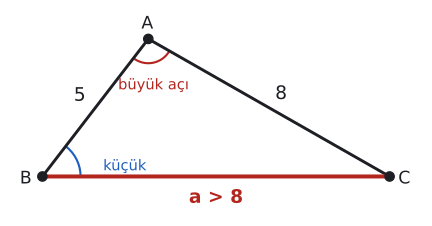

Recreate this plot in Python.
import sys; sys.path.insert(0, "tools")
from cizim import *

# Ders, örnek 5: |AC| = b = 8, |AB| = c = 5, m(A) > m(B) olduğundan a > 8. Çizimde a = |BC| = 10.
B = np.array([0.0, 0.0]); C = np.array([10.0, 0.0])
x = (10**2 + 5**2 - 8**2) / 20; A = np.array([x, np.sqrt(25 - x * x)])
def acisi(P, Q, R):
    u, v = Q - P, R - P; return np.degrees(np.arccos(u @ v / np.linalg.norm(u) / np.linalg.norm(v)))
print("AB", np.linalg.norm(A - B), "AC", np.linalg.norm(A - C), "A", acisi(A, B, C), "B", acisi(B, A, C))

fig, ax = sekil(5.6, 3.2)
ax.set_aspect("equal"); ax.axis("off")
ax.plot(*zip(A, B, C, A), color=YAZI)
ax.plot(*zip(B, C), color=KIRMIZI, lw=3)
aci(ax, A, B, C, r=0.7, renk=KIRMIZI)
aci(ax, B, A, C, r=1.1, renk=MAVI)
nokta(ax, *A, "A", dx=-0.2, dy=0.3); nokta(ax, *B, "B", dx=-0.65, dy=-0.2); nokta(ax, *C, "C", dx=0.25, dy=-0.2)
ax.text(*(A / 2 + np.array([-0.45, 0.2])), "5", ha="center", fontsize=14)
ax.text(*((A + C) / 2 + np.array([0.35, 0.25])), "8", ha="center", fontsize=14)
ax.text(5, -0.35, "a > 8", ha="center", va="top", color=KIRMIZI, fontsize=14, fontweight="bold")
ax.text(A[0] + 0.15, A[1] - 1.45, "büyük açı", color=KIRMIZI, fontsize=11, ha="center")
ax.text(1.75, 0.18, "küçük", color=MAVI, fontsize=11)
ax.set_xlim(-1, 11); ax.set_ylim(-1.2, A[1] + 0.9)
kaydet(fig, __file__)
